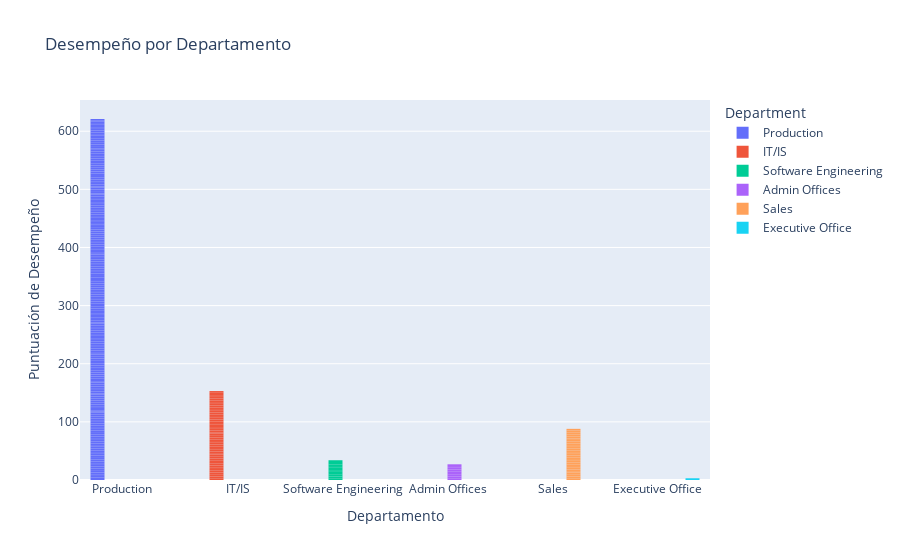

Notebook code cell kept with this figure:
### Markdown cell above
**Gráfica de barras: Desempeño por departamento**

### Code cell
fig2 = px.bar(hr_data, x='Department', y='PerfScoreID', title='Desempeño por Departamento', color='Department', barmode='group')
fig2.update_layout(
    xaxis_title='Departamento',
    yaxis_title='Puntuación de Desempeño',
)
fig2.update_traces(marker_line_width=0, hovertemplate='Departamento: %{x}<br>Puntuación: %{y}')

### Figure 1 — Plotly figure (JSON) as saved in the notebook; plotly's stock layout.template omitted (floating-point values rounded to 4 significant figures; data arrays with more than 128 entries replaced by an {"elided": "..."} marker saying what was removed)
{"data": [{"alignmentgroup": "True", "hovertemplate": "Departamento: %{x}<br>Puntuación: %{y}", "legendgroup": "Production       ", "marker": {"color": "#636efa", "line": {"width": 0}, "pattern": {"shape": ""}}, "name": "Production       ", "offsetgroup": "Production       ", "orientation": "v", "showlegend": true, "textposition": "auto", "type": "bar", "x": {"elided": "209 str values"}, "xaxis": "x", "y": {"elided": "209 int values"}, "yaxis": "y"}, {"alignmentgroup": "True", "hovertemplate": "Departamento: %{x}<br>Puntuación: %{y}", "legendgroup": "IT/IS", "marker": {"color": "#EF553B", "line": {"width": 0}, "pattern": {"shape": ""}}, "name": "IT/IS", "offsetgroup": "IT/IS", "orientation": "v", "showlegend": true, "textposition": "auto", "type": "bar", "x": ["IT/IS", "IT/IS", "IT/IS", "IT/IS", "IT/IS", "IT/IS", "IT/IS", "IT/IS", "IT/IS", "IT/IS", "IT/IS", "IT/IS", "IT/IS", "IT/IS", "IT/IS", "IT/IS", "IT/IS", "IT/IS", "IT/IS", "IT/IS", "IT/IS", "IT/IS", "IT/IS", "IT/IS", "IT/IS", "IT/IS", "IT/IS", "IT/IS", "IT/IS", "IT/IS", "IT/IS", "IT/IS", "IT/IS", "IT/IS", "IT/IS", "IT/IS", "IT/IS", "IT/IS", "IT/IS", "IT/IS", "IT/IS", "IT/IS", "IT/IS", "IT/IS", "IT/IS", "IT/IS", "IT/IS", "IT/IS", "IT/IS", "IT/IS"], "xaxis": "x", "y": [3, 3, 4, 3, 3, 3, 3, 3, 3, 3, 3, 3, 3, 4, 1, 4, 3, 3, 3, 3, 3, 3, 3, 3, 3, 4, 2, 3, 3, 3, 4, 3, 3, 3, 3, 3, 3, 3, 3, 3, 3, 3, 3, 3, 3, 3, 3, 3, 4, 3], "yaxis": "y"}, {"alignmentgroup": "True", "hovertemplate": "Departamento: %{x}<br>Puntuación: %{y}", "legendgroup": "Software Engineering", "marker": {"color": "#00cc96", "line": {"width": 0}, "pattern": {"shape": ""}}, "name": "Software Engineering", "offsetgroup": "Software Engineering", "orientation": "v", "showlegend": true, "textposition": "auto", "type": "bar", "x": ["Software Engineering", "Software Engineering", "Software Engineering", "Software Engineering", "Software Engineering", "Software Engineering", "Software Engineering", "Software Engineering", "Software Engineering", "Software Engineering", "Software Engineering"], "xaxis": "x", "y": [3, 3, 3, 3, 2, 3, 4, 3, 3, 4, 3], "yaxis": "y"}, {"alignmentgroup": "True", "hovertemplate": "Departamento: %{x}<br>Puntuación: %{y}", "legendgroup": "Admin Offices", "marker": {"color": "#ab63fa", "line": {"width": 0}, "pattern": {"shape": ""}}, "name": "Admin Offices", "offsetgroup": "Admin Offices", "orientation": "v", "showlegend": true, "textposition": "auto", "type": "bar", "x": ["Admin Offices", "Admin Offices", "Admin Offices", "Admin Offices", "Admin Offices", "Admin Offices", "Admin Offices", "Admin Offices", "Admin Offices"], "xaxis": "x", "y": [3, 3, 3, 3, 3, 3, 3, 3, 3], "yaxis": "y"}, {"alignmentgroup": "True", "hovertemplate": "Departamento: %{x}<br>Puntuación: %{y}", "legendgroup": "Sales", "marker": {"color": "#FFA15A", "line": {"width": 0}, "pattern": {"shape": ""}}, "name": "Sales", "offsetgroup": "Sales", "orientation": "v", "showlegend": true, "textposition": "auto", "type": "bar", "x": ["Sales", "Sales", "Sales", "Sales", "Sales", "Sales", "Sales", "Sales", "Sales", "Sales", "Sales", "Sales", "Sales", "Sales", "Sales", "Sales", "Sales", "Sales", "Sales", "Sales", "Sales", "Sales", "Sales", "Sales", "Sales", "Sales", "Sales", "Sales", "Sales", "Sales", "Sales"], "xaxis": "x", "y": [3, 3, 3, 3, 1, 1, 4, 3, 3, 3, 3, 3, 3, 3, 3, 3, 3, 3, 3, 3, 3, 3, 3, 3, 2, 1, 3, 3, 4, 3, 3], "yaxis": "y"}, {"alignmentgroup": "True", "hovertemplate": "Departamento: %{x}<br>Puntuación: %{y}", "legendgroup": "Executive Office", "marker": {"color": "#19d3f3", "line": {"width": 0}, "pattern": {"shape": ""}}, "name": "Executive Office", "offsetgroup": "Executive Office", "orientation": "v", "showlegend": true, "textposition": "auto", "type": "bar", "x": ["Executive Office"], "xaxis": "x", "y": [3], "yaxis": "y"}], "layout": {"barmode": "group", "legend": {"title": {"text": "Department"}, "tracegroupgap": 0}, "title": {"text": "Desempeño por Departamento"}, "xaxis": {"anchor": "y", "categoryarray": ["Production       ", "IT/IS", "Software Engineering", "Admin Offices", "Sales", "Executive Office"], "categoryorder": "array", "domain": [0, 1], "title": {"text": "Departamento"}}, "yaxis": {"anchor": "x", "domain": [0, 1], "title": {"text": "Puntuación de Desempeño"}}}}
